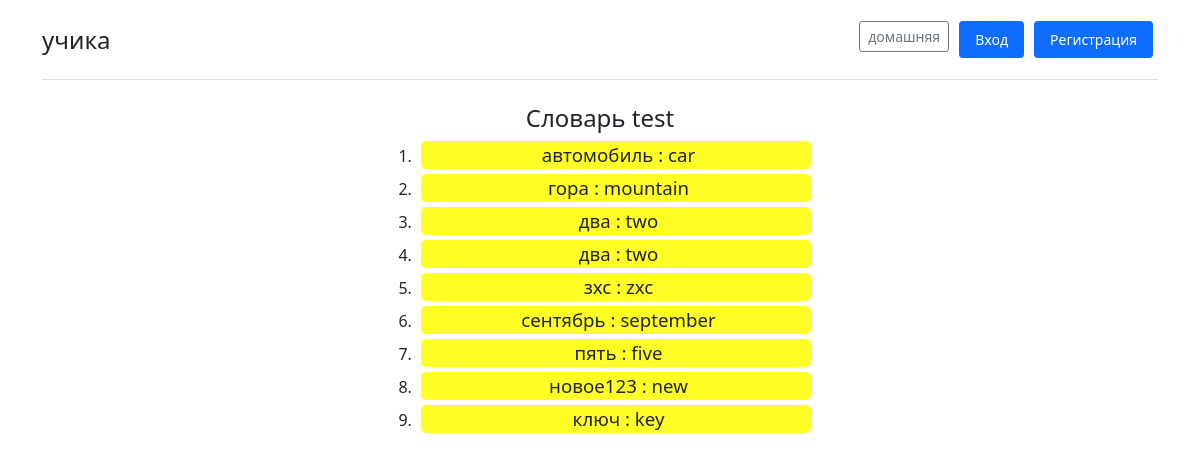
The page /watch_word?dict_id=1 on the database its author committed.
### users/models.py (models this page shows)
class UsersDictionary(models.Model):
    name = models.CharField("Назване словаря", max_length=100, unique=True)
    password = models.CharField("Пароль для доступа", max_length=100, blank=True)
    creator_id = models.IntegerField("автор", default=1)
    creation_time = models.DateTimeField(auto_now_add=True)
    difficult_lvl = models.IntegerField("Сложность", validators=[MaxValueValidator(100), MinValueValidator(0)])
    words = models.ManyToManyField(TrashWord, blank=True)

class TrashWord(models.Model):
    russian_word = models.CharField("Слово на русском", max_length=100)
    english_word = models.CharField("Слово на английском", max_length=100)
    difficult = models.IntegerField("Сложность(1-10)", default=1)

### users/views.py (the view)
# urls.py: path('watch_word', views.watch_word, name='watch_word'),
def watch_word(request):
    dict_id = 1
    if request.method == "GET":
        dict_id = request.GET['dict_id']
    words = UsersDictionary.objects.get(id=dict_id).words.all()
    dict_name = UsersDictionary.objects.get(id=dict_id).name
    error = ''
    context = {'title': 'Словари', 'error': error, 'words': words, 'dict_name': dict_name}
    return render(request, 'new_project/watch_word.html', context)

### users/templates/new_project/watch_word.html (shortened to what this page needs)
{% extends 'new_project/base.html' %}
{% block content %}
<div class="col-1-4 registration_body" align="center">
    <h4 align="center">Словарь {{dict_name}}</h4>
    {% if words%}
        <ol class="registration_body">
        {% for el in words%}
                <li><p class="yellow element">{{el.russian_word}} : {{el.english_word}}</p></li>
        {% endfor %}
        </ol>
    {%else%}
    <h4>Словарь пуст!</h4>
    {%endif%}
</div>
{% endblock %}

### static/css/stylesheet.css (style rules this page uses)
html { min-width: 1000px; }
.col-1-4 { width: 25%; float: left; }
.registration_body { width: 60%; front-size: 100px; margin: 0% 20% auto 20%; }
.element { font-size: 14pt; margin: 5px; padding-left: 5px; border-radius: 5px; }
.yellow { background-color: #FFFF25; }

### rows shown on the page
UsersDictionary: name "test"
TrashWord: russian_word "автомобиль", english_word "car"
TrashWord: russian_word "гора", english_word "mountain"
TrashWord: russian_word "два", english_word "two"
TrashWord: russian_word "два", english_word "two"
TrashWord: russian_word "зхс", english_word "zxc"
TrashWord: russian_word "сентябрь", english_word "september"
TrashWord: russian_word "пять", english_word "five"
TrashWord: russian_word "новое123", english_word "new"
TrashWord: russian_word "ключ", english_word "key"
